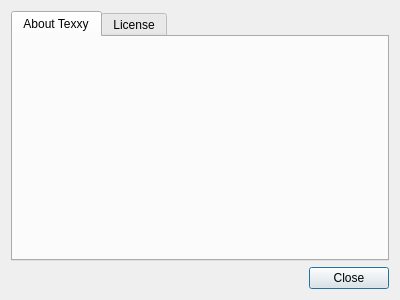
<?xml version="1.0" encoding="UTF-8"?>
<ui version="4.0">
 <class>Texxy::AboutDialog</class>
 <widget class="QDialog" name="AboutDialog">
  <property name="geometry">
   <rect>
    <x>0</x>
    <y>0</y>
    <width>400</width>
    <height>300</height>
   </rect>
  </property>
  <property name="windowTitle">
   <string notr="true">Dialog</string>
  </property>
  <layout class="QGridLayout" name="gridLayout">
   <item row="0" column="0">
    <widget class="QTabWidget" name="tabWidget">
     <property name="currentIndex">
      <number>0</number>
     </property>
     <widget class="QWidget" name="tab">
      <attribute name="title">
       <string>About Texxy</string>
      </attribute>
      <layout class="QGridLayout" name="gridLayout_2">
       <item row="0" column="0">
        <widget class="QLabel" name="iconLabel">
         <property name="text">
          <string/>
         </property>
         <property name="alignment">
          <set>Qt::AlignCenter</set>
         </property>
        </widget>
       </item>
       <item row="1" column="0">
        <widget class="QLabel" name="titleLabel">
         <property name="text">
          <string/>
         </property>
         <property name="alignment">
          <set>Qt::AlignCenter</set>
         </property>
        </widget>
       </item>
       <item row="3" column="0">
        <widget class="QLabel" name="textLabel">
         <property name="text">
          <string/>
         </property>
         <property name="alignment">
          <set>Qt::AlignCenter</set>
         </property>
        </widget>
       </item>
       <item row="2" column="0">
        <spacer name="verticalSpacer">
         <property name="orientation">
          <enum>Qt::Vertical</enum>
         </property>
         <property name="sizeHint" stdset="0">
          <size>
           <width>20</width>
           <height>5</height>
          </size>
         </property>
        </spacer>
       </item>
       <item row="4" column="0">
        <spacer name="verticalSpacer_2">
         <property name="orientation">
          <enum>Qt::Vertical</enum>
         </property>
         <property name="sizeHint" stdset="0">
          <size>
           <width>20</width>
           <height>5</height>
          </size>
         </property>
        </spacer>
       </item>
      </layout>
     </widget>
     <widget class="QWidget" name="tab_3">
      <attribute name="title">
       <string>License</string>
      </attribute>
      <layout class="QGridLayout" name="gridLayout_4">
       <item row="0" column="0">
        <widget class="QTextBrowser" name="textBrowser_2">
         <property name="focusPolicy">
          <enum>Qt::NoFocus</enum>
         </property>
         <property name="html">
          <string notr="true">&lt;!DOCTYPE HTML PUBLIC &quot;-//W3C//DTD HTML 4.0//EN&quot; &quot;http://www.w3.org/TR/REC-html40/strict.dtd&quot;&gt;
&lt;html&gt;&lt;head&gt;&lt;meta name=&quot;qrichtext&quot; content=&quot;1&quot; /&gt;&lt;style type=&quot;text/css&quot;&gt;
p, li { white-space: pre-wrap; }
&lt;/style&gt;&lt;/head&gt;&lt;body style=&quot;  font-weight:400; font-style:normal;&quot;&gt;
&lt;p style=&quot; margin-top:0px; margin-bottom:0px; margin-left:0px; margin-right:0px; -qt-block-indent:0; text-indent:0px;&quot;&gt;&lt;span style=&quot; font-style:italic;&quot;&gt;Texxy&lt;/span&gt; is provided under the Texxy License. Please refer to the included documentation for licensing details.&lt;/p&gt;
&lt;p style=&quot;-qt-paragraph-type:empty; margin-top:0px; margin-bottom:0px; margin-left:0px; margin-right:0px; -qt-block-indent:0; text-indent:0px;&quot;&gt;&lt;br /&gt;&lt;/p&gt;
&lt;p style=&quot; margin-top:0px; margin-bottom:0px; margin-left:0px; margin-right:0px; -qt-block-indent:0; text-indent:0px;&quot;&gt;&lt;span style=&quot; font-style:italic;&quot;&gt;Texxy&lt;/span&gt; is distributed in the hope that it will be useful, but WITHOUT ANY WARRANTY; without even the implied warranty of MERCHANTABILITY or FITNESS FOR A PARTICULAR PURPOSE. Refer to the license documentation for more information.&lt;/p&gt;&lt;/body&gt;&lt;/html&gt;</string>
         </property>
         <property name="openExternalLinks">
          <bool>true</bool>
         </property>
        </widget>
       </item>
      </layout>
     </widget>
    </widget>
   </item>
   <item row="1" column="0">
    <widget class="QDialogButtonBox" name="buttonBox">
     <property name="orientation">
      <enum>Qt::Horizontal</enum>
     </property>
     <property name="standardButtons">
      <set>QDialogButtonBox::Close</set>
     </property>
    </widget>
   </item>
  </layout>
 </widget>
 <resources/>
 <connections>
  <connection>
   <sender>buttonBox</sender>
   <signal>accepted()</signal>
   <receiver>AboutDialog</receiver>
   <slot>accept()</slot>
   <hints>
    <hint type="sourcelabel">
     <x>199</x>
     <y>279</y>
    </hint>
    <hint type="destinationlabel">
     <x>199</x>
     <y>149</y>
    </hint>
   </hints>
  </connection>
  <connection>
   <sender>buttonBox</sender>
   <signal>rejected()</signal>
   <receiver>AboutDialog</receiver>
   <slot>reject()</slot>
   <hints>
    <hint type="sourcelabel">
     <x>199</x>
     <y>279</y>
    </hint>
    <hint type="destinationlabel">
     <x>199</x>
     <y>149</y>
    </hint>
   </hints>
  </connection>
 </connections>
</ui>
